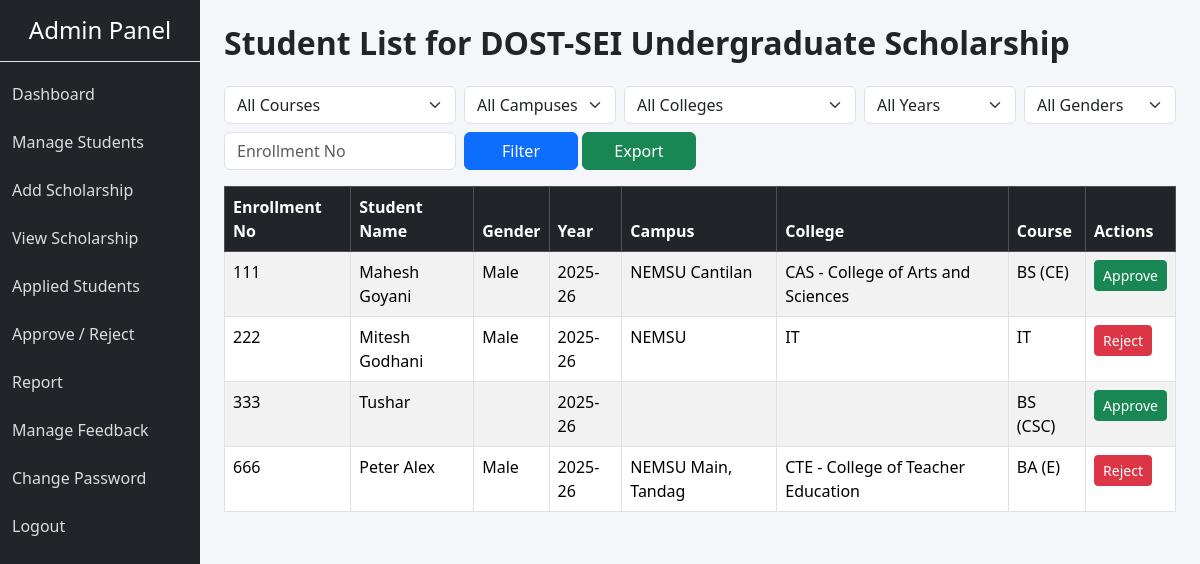
The app's page /admin/list_names.php?ss_id=12&ss_name=DOST-SEI Undergraduate Scholarship (signed in) with its own data.
### tables this page shows
CREATE TABLE `scholarship` (
  `app_id` int(11) NOT NULL,
  `stu_id` int(11) NOT NULL,
  `ss_id` int(11) NOT NULL,
  `app_status` varchar(10) NOT NULL
);

CREATE TABLE `student_master` (
  `stu_id` int(11) NOT NULL,
  `stu_enroll` varchar(20) NOT NULL,
  `stu_fname` varchar(20) NOT NULL,
  `stu_lname` varchar(20) NOT NULL,
  `stu_ext` varchar(20) DEFAULT NULL,
  `stu_mname` varchar(20) DEFAULT NULL,
  `stu_gender` varchar(10) DEFAULT NULL,
  `stu_pass` varchar(50) DEFAULT NULL,
  `stu_dob` date DEFAULT NULL,
  `stu_email` varchar(50) DEFAULT NULL,
  `stu_contact` varchar(15) DEFAULT NULL,
  `stu_program` varchar(200) DEFAULT NULL,
  `stu_year_level` varchar(10) DEFAULT NULL,
  `stu_campus` varchar(50) DEFAULT NULL,
  `stu_cor` varchar(100) DEFAULT NULL,
  `stu_units` varchar(50) DEFAULT NULL,
  `stu_grade` varchar(20) DEFAULT NULL,
  `stu_gpa` varchar(20) DEFAULT NULL,
  `stu_adm_year` varchar(10) DEFAULT NULL,
  `stu_college` varchar(50) DEFAULT NULL,
  `stu_sem` varchar(10) DEFAULT NULL,
  `father_lname` varchar(50) DEFAULT NULL,
  `father_gname` varchar(50) DEFAULT NULL,
  `father_mname` varchar(50) DEFAULT NULL,
  `mother_lname` varchar(50) DEFAULT NULL,
  `mother_gname` varchar(50) DEFAULT NULL,
  `mother_mname` varchar(50) DEFAULT NULL,
  `stu_dswd` varchar(50) DEFAULT NULL,
  `stu_house` varchar(50) DEFAULT NULL,
  `stu_bci` varchar(50) DEFAULT NULL,
  `stu_amount` varchar(10) DEFAULT NULL,
  `stu_disabled` varchar(5) DEFAULT NULL,
  `stu_disability` varchar(50) DEFAULT NULL,
  `stu_marital` varchar(15) DEFAULT NULL,
  `stu_dependent` varchar(15) DEFAULT NULL,
  `stu_inmate` varchar(15) DEFAULT NULL,
  `stu_rebel` varchar(50) DEFAULT NULL,
  `stu_street` varchar(50) DEFAULT NULL,
  `stu_barangay` varchar(50) DEFAULT NULL,
  `stu_city` varchar(50) DEFAULT NULL,
  `stu_province` varchar(50) DEFAULT NULL,
  `stu_zip` varchar(50) DEFAULT NULL,
  `stu_perc` float DEFAULT NULL,
  `stu_profilepic` varchar(200) DEFAULT NULL,
  `stu_status` varchar(10) NOT NULL DEFAULT 'active',
  `complete` varchar(3) NOT NULL DEFAULT 'No'
);

CREATE TABLE `ss_master` (
  `ss_id` int(5) NOT NULL,
  `ss_name` varchar(100) NOT NULL,
  `ss_type` varchar(100) NOT NULL,
  `ss_desc` varchar(1000) DEFAULT NULL,
  `ss_start` date NOT NULL,
  `ss_end` date NOT NULL,
  `ss_amount` int(10) NOT NULL,
  `ss_year` varchar(20) DEFAULT NULL,
  `ss_status` varchar(10) NOT NULL DEFAULT 'active'
);

### admin/list_names.php (the view, shortened to what this page needs)
<?php
include "../db.php";
function getShortCourseName($fullName) {
    $map = ['IT' => 'IT'];
    $upper = strtoupper(trim($fullName));
    if (isset($map[$upper])) return $map[$upper];
    $name = $upper;
    $prefix = '';
    if (strpos($name, 'BACHELOR OF SCIENCE IN') !== false) {
        $prefix = 'BS';
        $name = str_replace('BACHELOR OF SCIENCE IN', '', $name);
    } elseif (strpos($name, 'BACHELOR OF ARTS IN') !== false || strpos($name, 'BACHELOR OF ARTS MAJOR IN') !== false) {
        $prefix = 'BA';
        $name = str_replace(['BACHELOR OF ARTS IN', 'BACHELOR OF ARTS MAJOR IN'], '', $name);
    } elseif (strpos($name, 'BACHELOR OF ELEMENTARY EDUCATION') !== false) {
        $prefix = 'BEEd';
        $name = str_replace('BACHELOR OF ELEMENTARY EDUCATION', '', $name);
    } elseif (strpos($name, 'BACHELOR OF SECONDARY EDUCATION') !== false) {
        $prefix = 'BSEd';
        $name = str_replace('BACHELOR OF SECONDARY EDUCATION', '', $name);
    } elseif (strpos($name, 'BACHELOR OF PUBLIC ADMINISTRATION') !== false) {
        return 'BPA';
    } elseif (strpos($name, 'BACHELOR OF') !== false) {
        $prefix = 'B';
        $name = str_replace('BACHELOR OF', '', $name);
    }
    $words = explode(' ', str_replace(['/', '-', '&'], ' ', $name));
    $skip = ['AND', 'IN', 'OF', 'THE', 'MAJOR'];
    $acro = '';
    foreach($words as $w) {
        $w = trim($w);
        if(empty($w) || in_array($w, $skip)) continue;
        $acro .= $w[0];
    }
    if ($prefix !== '') {
        return empty($acro) ? $prefix : $prefix . ' (' . $acro . ')';
    }
    return empty($acro) ? $fullName : $acro;
}
$ss_id = isset($_GET['ss_id']) ? $_GET['ss_id'] : '';
$ss_name = isset($_GET['ss_name']) ? $_GET['ss_name'] : '';
$gender_filter = isset($_GET['gender_filter']) ? $_GET['gender_filter'] : '';
$enroll_filter = isset($_GET['enroll_filter']) ? $_GET['enroll_filter'] : '';
$course_filter = isset($_GET['course_filter']) ? $_GET['course_filter'] : '';
$campus_filter = isset($_GET['campus_filter']) ? $_GET['campus_filter'] : '';
$college_filter = isset($_GET['college_filter']) ? $_GET['college_filter'] : '';
$year_filter = isset($_GET['year_filter']) ? $_GET['year_filter'] : '';
$sql = "SELECT scholarship.ss_id, student_master.stu_id, student_master.stu_enroll, student_master.stu_fname, student_master.stu_lname, student_master.stu_gender, ss_master.ss_year, student_master.stu_campus, student_master.stu_college, student_master.stu_program, scholarship.app_status
FROM scholarship
INNER JOIN student_master ON scholarship.stu_id=student_master.stu_id
INNER JOIN ss_master ON scholarship.ss_id=ss_master.ss_id
Where scholarship.ss_id = '".$conn->real_escape_string($ss_id)."'";
$result = $conn->query($sql);
?>
<!DOCTYPE html>
<html lang="en">
<head>
    <link href="https://cdn.jsdelivr.net/npm/bootstrap@5.3.2/dist/css/bootstrap.min.css" rel="stylesheet">
    <link href="css/style.css" rel="stylesheet">
</head>
<body>
<div class="container-fluid">
    <div class="row">
        <?php include 'sidebar.php'; ?>
        <div class="col-md-9 col-lg-10 p-4 content-area">
            <h2 class="fw-bold mb-4">Student List for <?php echo $ss_name; ?></h2>
<form method="GET" class="mb-3">
    <div class="row g-2 mb-2">
        <div class="col-md-3">
            <select name="course_filter" class="form-select">
                <option value="">All Courses</option>
            </select>
        </div>
        <div class="col-md-2">
            <select name="campus_filter" class="form-select">
                <option value="">All Campuses</option>
            </select>
        </div>
        <div class="col-md-3">
            <select name="college_filter" class="form-select">
                <option value="">All Colleges</option>
            </select>
        </div>
        <div class="col-md-2">
            <select name="year_filter" class="form-select">
                <option value="">All Years</option>
            </select>
        </div>
        <div class="col-md-2">
            <select name="gender_filter" class="form-select">
                <option value="">All Genders</option>
            </select>
        </div>
    </div>
    <div class="row g-2">
        <div class="col-md-3">
            <input type="text" name="enroll_filter" class="form-control" placeholder="Enrollment No" value="<?php echo htmlspecialchars($enroll_filter); ?>">
        </div>
        <div class="col-md-3 d-flex gap-1">
            <button type="submit" class="btn btn-primary w-50">Filter</button>
            <a href="export.php?type=list_names&ss_id=<?php echo urlencode($ss_id); ?>&gender=<?php echo urlencode($gender_filter); ?>&enroll=<?php echo urlencode($enroll_filter); ?>&course=<?php echo urlencode($course_filter); ?>&campus=<?php echo urlencode($campus_filter); ?>&college=<?php echo urlencode($college_filter); ?>&year=<?php echo urlencode($year_filter); ?>" class="btn btn-success w-50" title="Export to Excel">Export</a>
        </div>
    </div>
</form>
<table class="table table-bordered table-striped">
    <thead class="table-dark">
        <tr>
            <th>Enrollment No</th>
            <th>Student Name</th>
            <th>Gender</th>
            <th>Year</th>
            <th>Campus</th>
            <th>College</th>
            <th>Course</th>
            <th>Actions</th>
        </tr>
    </thead>
    <tbody>
        <?php
        if ($result->num_rows > 0) {
            while ($row = $result->fetch_assoc()) {
        ?>
        <tr>
            <td><?php echo htmlspecialchars($row['stu_enroll'] ?? ''); ?></td>
            <td><?php echo htmlspecialchars($row['stu_fname'] . ' ' . $row['stu_lname']); ?></td>
            <td><?php
                if ($row['stu_gender'] == 'M') echo 'Male';
                elseif ($row['stu_gender'] == 'F') echo 'Female';
                elseif ($row['stu_gender'] == 'O') echo 'Other';
                else echo htmlspecialchars($row['stu_gender']);
            ?></td>
            <td><?php echo htmlspecialchars($row['ss_year']); ?></td>
            <td><?php echo htmlspecialchars($row['stu_campus']); ?></td>
            <td><?php echo htmlspecialchars($row['stu_college']); ?></td>
            <td><?php echo htmlspecialchars(getShortCourseName($row['stu_program'])); ?></td>
            <td>
                <?php
                if ($row['app_status'] == 'Applied')
                { ?>
                    <a href="approve_scholarship.php?ss_id=<?php echo $row['ss_id']; ?>&stu_id=<?php echo $row['stu_id']; ?>&ss_name=<?php echo urlencode($ss_name); ?>" class="btn btn-secondary btn-sm">Action</a>
                <?php
                }
                else if($row['app_status'] == 'Approved')
                { ?>
                    <a href="reject_scholarship.php?ss_id=<?php echo $row['ss_id']; ?>&stu_id=<?php echo $row['stu_id']; ?>&ss_name=<?php echo urlencode($ss_name); ?>" class="btn btn-success btn-sm">Approve</a>
                <?php
                }
                else
                { ?>
                    <a href="reset_scholarship.php?ss_id=<?php echo $row['ss_id']; ?>&stu_id=<?php echo $row['stu_id']; ?>&ss_name=<?php echo urlencode($ss_name); ?>" class="btn btn-danger btn-sm">Reject</a>
                <?php
                }
                ?>
            </td>
        </tr>
        <?php
            }
        } else {
            echo "<tr><td colspan='8' class='text-center'>No records found</td></tr>";
        }
        ?>
    </tbody>
</table>
        </div>
    </div>
</div>
</body>
</html>

### admin/css/style.css (style rules this page uses)
body { background: #f4f6f9; }

### records on screen
scholarship: stu.stu_enroll "111", stu.stu_lname "Mahesh Goyani", shows "Male", ss.ss_year "2025-26", stu.stu_campus "NEMSU Cantilan", stu.stu_college "CAS - College of Arts and Sciences", stu.stu_program "BS (CE)"
scholarship: stu.stu_enroll "222", stu.stu_lname "Mitesh Godhani", shows "Male", ss.ss_year "2025-26", stu.stu_campus "NEMSU", stu.stu_college "IT", stu.stu_program "IT"
scholarship: stu.stu_enroll "333", stu.stu_lname "Tushar", ss.ss_year "2025-26", stu.stu_program "BS (CSC)"
scholarship: stu.stu_enroll "666", stu.stu_lname "Peter Alex", shows "Male", ss.ss_year "2025-26", stu.stu_campus "NEMSU Main, Tandag", stu.stu_college "CTE - College of Teacher Education", stu.stu_program "BA (E)"

### other values on screen
$ss_name "DOST-SEI Undergraduate Scholarship"
